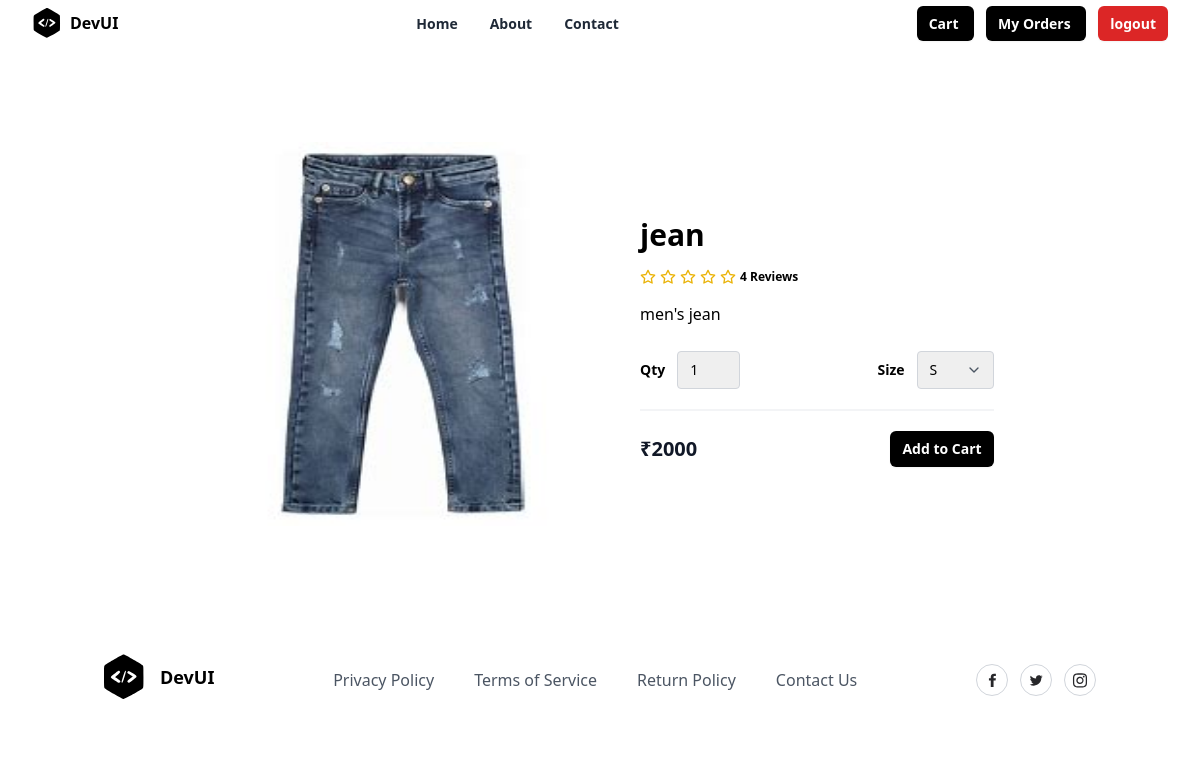
/product/5/, run on the app's committed database.
### store/models.py (models this page shows, shortened)
class Product(models.Model):
    title = models.CharField(max_length=200)
    description = models.TextField(null=True, blank=True)
    size_object = models.ManyToManyField(Size)
    category_object = models.ForeignKey(Category, on_delete=models.CASCADE)
    brand_object = models.ForeignKey(Brand, on_delete=models.CASCADE)
    image = models.ImageField(upload_to='product_images', null=True, blank=True, default='product_images/default.jpg')
    price = models.PositiveIntegerField()
    tag_object=models.ManyToManyField(Tag)
    created_date = models.DateTimeField(auto_now_add=True)
    updated_date = models.DateTimeField(auto_now=True)
    is_active = models.BooleanField(default=True)

### store/views.py (the view)
# urls.py: path('product/<int:pk>/',views.ProductDetailView.as_view(),name="product-detail"),
class ProductDetailView(View):
    def get(self,request,*args,**kwargs):
        id=kwargs.get("pk")
        qs=Product.objects.get(id=id)
        return render(request,"product_detail.html",{"data":qs})

### store/templates/product_detail.html (shortened to what this page needs)
{%extends 'base.html'%}
{%block main_block%}
<section class="overflow-hidden">
    <form action="{%url 'add-cart' data.id%}" method="post">
    <div class="mx-auto max-w-5xl px-5 py-24">
      <div class="mx-auto flex flex-wrap items-center lg:w-4/5">
        <img
          alt="Nike Air Max 21A"
          class="h-64 w-full rounded object-fill lg:h-96 lg:w-1/2"
          src="{{data.image.url}}"
        />
        <div class="mt-6 w-full lg:mt-0 lg:w-1/2 lg:pl-10">
          <h1 class="my-4 text-3xl font-semibold text-black"> {{data.title}}</h1>
          <div class="my-4 flex items-center">
            <span class="flex items-center space-x-1">
              <span class="ml-3 inline-block text-xs font-semibold">
                4 Reviews
              </span>
            </span>
          </div>
          <p class="leading-relaxed">
           {{data.description}}
          </p>
          <div class="mb-5 mt-6 flex items-center border-b-2 border-gray-100 pb-5">
            <div class="flex items-center">
              <span class="mr-3 text-sm font-semibold">Qty</span>
              <select name="qty" class="appearance-none rounded border border-gray-300 py-2 pl-3 pr-10 text-sm focus:border-black focus:outline-none focus:ring-2 focus:ring-black">
                <option value="1">1</option>
              </select>
            </div>
            <div class="ml-auto flex items-center">
              <span class="mr-3 text-sm font-semibold">Size</span>
              <div class="relative">
                <select  name="size"   class="appearance-none rounded border border-gray-300 py-2 pl-3 pr-10 text-sm focus:border-black focus:outline-none focus:ring-2 focus:ring-black">
                  {%for sob in data.size_object.all%}
                  <option value="{{sob.name}}">{{sob.name}}</option>
                  {%endfor%}
                </select>
                <span class="pointer-events-none absolute right-0 top-0 flex h-full w-10 items-center justify-center text-center text-gray-600">
                </span>
              </div>
            </div>
          </div>
          <div class="flex items-center justify-between">
            <span class="title-font text-xl font-bold text-gray-900">
              ₹{{data.price}}
            </span>
            <button
              type="submit"
              class="rounded-md bg-black px-3 py-2 text-sm font-semibold text-white shadow-sm hover:bg-black/80 focus-visible:outline focus-visible:outline-2 focus-visible:outline-offset-2 focus-visible:outline-black"
            >
              Add to Cart
            </button>
          </div>
        </div>
      </div>
    </div>
    </form>
  </section>
{%endblock%}

### data on the page
Product: image (picture), title "jean", description "men's jean", price "2000"

### other printed values
form field size "S"
